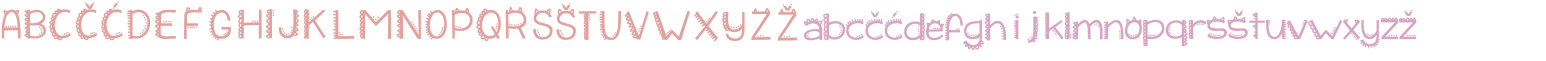
#> input picture dataset/train/alfabet_razdvojen.png, 9272 x 364 px (shown at 1/6 size)
$ python -i handle_image.py   (imports and definitions only)   (older library calls are emulated)
#> lines starting #> are read from the running program, lines starting #| are printed output that depends on the picture; after the words box and inside, x2 and y2 are one past the last pixel; in counts of white or black regions, pixels touching at a corner belong together
#> in prepare_test, img is the input picture: shape (364, 9272, 3); mean B, G, R 244.7, 243.4, 250.7
import cv2
import matplotlib.pyplot as plt
import numpy as bb8
from sklearn.cluster import KMeans
import deal_with_water as dww
import deal_with_bricks as dwb
import image_operations as iop
import roi_handler as roi

# [80 lines left out: functions morhpological_operations, select_roi, deal_with_hooks_rectangles, not called in this run]


def isHook(x0, x1, w0, w1):
    return x0 < x1 and x0 + w0 + 3 > x1 + w1


# [5 lines left out: function split2hsv, not called in this run]


# code for brightness taken from https://stackoverflow.com/questions/32609098/how-to-fast-change-image-brightness-with-python-opencv
def brightness_up(img):
    hsv = cv2.cvtColor(img, cv2.COLOR_BGR2HSV)
#> hsv: shape (364, 9272, 3); mean H, S, V 9.5, 8.7, 250.7
    h, s, v = cv2.split(hsv)
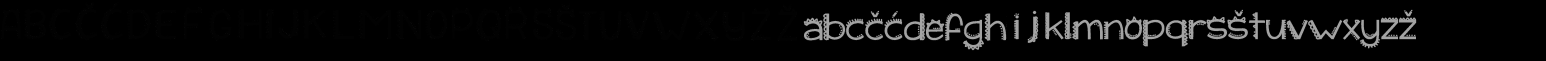
#> h: shape (364, 9272) (shown at 1/6 size); min 0, max 179, mean 9.5
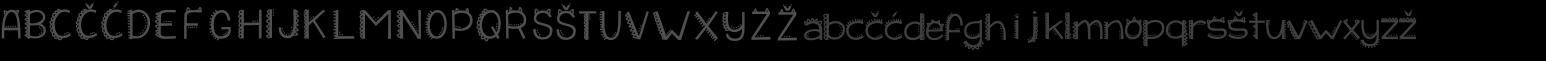
#> s: shape (364, 9272) (shown at 1/6 size); min 0, max 82, mean 8.7
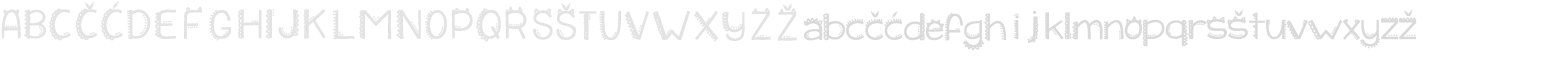
#> v: shape (364, 9272) (shown at 1/6 size); min 180, max 255, mean 250.7

    lim = 255 - 30
    v[v > lim] = 255
#> v: shape (364, 9272); 8.15% of pixels changed, all inside (x1, y1, x2, y2) = (10, 8, 8497, 301)
    v[v <= lim] += 30
#> v: shape (364, 9272); min 210, max 255, mean 254.4

    final_hsv = cv2.merge((h, s, v))
#> final_hsv: shape (364, 9272, 3); mean H, S, V 9.5, 8.7, 254.4
    img = cv2.cvtColor(final_hsv, cv2.COLOR_HSV2BGR)
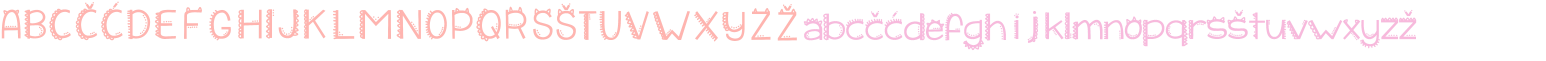
#> img: shape (364, 9272, 3) (shown at 1/6 size); mean B, G, R 247.5, 246.1, 254.4

    return img


# code for contrast enhancement taken from https://stackoverflow.com/questions/39308030/how-do-i-increase-the-contrast-of-an-image-in-python-opencv

# [136 lines left out: functions contrastLab, make_bin_and_rgb, prepare_img_for_roi, detect_rotation_and_rotate, prepare_train, get_most_dominant_color and 2 more, not called in this run]


def prepare_test(path):
    img = cv2.imread(path)
    img = brightness_up(img)
    #print("h ",img.shape[0]," i w ",img.shape[1])
#> (the run stopped early here; a loop or call above may not have finished)
